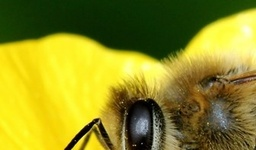
#> input picture saved_patches/tile1_1.jpg, 256 x 150 px, shrunk from 336 x 197 before the run
$ python GIF.py
#> lines starting #> are read from the running program, lines starting #| are printed output that depends on the picture
from PIL import Image
import imageio
import os
import imageio.v3
from tkinter import filedialog, Tk
from pathlib import Path
import glob


def create_image(i, j, color):
    image = Image.new("RGB", (i, j), color)
    return image

def difference(value1, value2):
    "Compute difference between two pixels value"
    a = abs(value1 - value2)
    if a > 255:
        a = a - 255
    else:
        pass
    return int(a)

def get_pixel(image, i, j):
    width, height = image.size
    if i > width or j > height:
        return None
    pixel = image.getpixel((i, j))
    return pixel


def Roznica(image_1, image_2):

    width1, height1 = image_1.size
    width2, height2 = image_2.size

    if width1 > width2:
        width = width1
    elif width1 == width2:
        width = width1
    else:
        width = width2

    if height1 > height2:
        height = height1
    elif height1 == height2:
        height = height1
    else:
        height = height2

    new_image = create_image(width, height, "black")
    pixels = new_image.load()
    width_1, height_1 = image_1.size
    width_2, height_2 = image_2.size

    for i in range(width):
        for j in range(height):

            if ((width_2<i+1<=width_1)and j+1<=height_1)or((height_2<j+1<=height_1)and i+1<=width_1):
                pixel = get_pixel(image_1, i, j)
                pixels[i, j] = (pixel[0], pixel[1],pixel[2])
            elif ((width_1<i+1<=width_2) and j+1<=height_2)or((height_1<j+1<=height_2)and i+1<=width_2):
                pixel2 = get_pixel(image_2, i, j)
                pixels[i, j] = (pixel2[0], pixel2[1],pixel2[2])
            elif (i+1>width_1 and j+1>height_2)or(i+1>width_2 and j+1>height_1) :
                pixels[i, j] = (0, 0, 0)
            else:
                pixel_1 = get_pixel(image_1, i, j)
                pixel_2 = get_pixel(image_2, i, j)
                pixels[i, j] = (difference(pixel_1[0],pixel_2[0]),difference(pixel_1[1],pixel_2[1]),difference(pixel_1[2],pixel_2[2]))

    return new_image

def fill_picture(base_image, new_image):
    width_b, height_b = base_image.size
    width_n, height_n = new_image.size
    image_0 = create_image(width_b, height_b,'black')
    pixels_0 = image_0.load()
    for i in range(width_n):
        for j in range(height_n):
            if (i >= width_b or j >= height_b):
                pass
            else:
                if (i > width_n or j > height_n):
                    return None
                else:
                    pixel_n = get_pixel(new_image, i, j)
                    pixels_0[i, j] = (pixel_n[0], pixel_n[1], pixel_n[2])
    return image_0

def roznica_obraz(image_begin, image_end, step):
    """

    :param image_begin: obrazek początkowy od którego odejmujemy
    :param image_end: obrazek który odejmujemy
    :param step: ilość przejść
    :return:
    """
    (width, height) = image_begin.size
    image_rozn = create_image(width, height, "black")
    pixels_rozn = image_rozn.load()
    for i in range(width):
        for j in range(height):
            pixel_begin = get_pixel(image_begin, i, j)
            pixel_end = get_pixel(image_end, i, j)
            pixels_rozn[i, j] = (int(round(((((pixel_end[0]-pixel_begin[0])) / step)), 0)),
                                 int(round(((((pixel_end[1]-pixel_begin[1])) / step)), 0)),
                                 int(round(((((pixel_end[2]-pixel_begin[2])) / step)), 0)))
    return pixels_rozn

def zapis_giff(folder,wynik):
    images = list()
    for file in Path(folder).iterdir():

        if not file.is_file():
            continue
        images.append(imageio.v3.imread(file))

    for file in Path(folder).iterdir():
        head_tail = os.path.split(file)
        t=head_tail[1]
        r=t[7:].split(".")
        p=int(r[0])

        if not file.is_file():
            continue
        images[p-1]=(imageio.v3.imread(file))


    imageio.mimsave(f"{wynik}/giff.gif", images, duration = 0.2)

def pictures_to_giff():
    root = Tk()
    root.withdraw()
    base1 = filedialog.askopenfilename(parent=root,initialdir="\\",
        title="Wybierz pierwszy obraz",filetypes=(("Image files","*.jpg*"),("all files","*.*")))
#> the answer given: saved_patches/tile1_1.jpg
    base1.replace('\\', '/')
    image_1=Image.open(base1)
#> image_1 is the input picture: PIL image 256x150 RGB; mean R, G, B 143.6, 140.4, 34.3
    base2 = filedialog.askopenfilename(initialdir="\\",
        title="Wybierz drugi obraz",filetypes=(("Image files","*.jpg*"),("all files","*.*")))
#> the answer given: saved_patches/tile1_2.jpg
    base2.replace('\\', '/')
    image_2 = Image.open(base2)
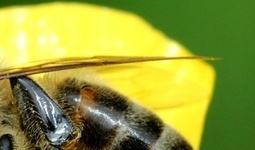
#> input picture saved_patches/tile1_2.jpg, 255 x 150 px, shrunk from 335 x 197 before the run
#> image_2 is the input picture: PIL image 255x150 RGB; mean R, G, B 149.2, 157.6, 56.9
    print("Wybierz folder w którym zostaną umieszczone obrazy")
    folder = filedialog.askdirectory(title="Wybierz folder w którym zostaną umieszczone obrazy")
#> the answer given: saved_patches
    folder.replace('\\', '/')
    print("Wybierz folder w którym zostanie umieszczony wynikowy gif")
    wynik = filedialog.askdirectory(title="Wybierz folder w którym zostanie umieszczony wynikowy gif")
#> the answer given: saved_patches
    wynik.replace('\\', '/')
    step=int(input("Podaj ilość kroków"))
#> the answer given: 3

    roznica = Roznica(image_1, image_2)
#> in create_image, `image = Image.new("RGB", (i, j), color)`: image: PIL image 256x150 RGB; every value is 0
#> the loop in Roznica, `for i in range(width):` made 256 passes
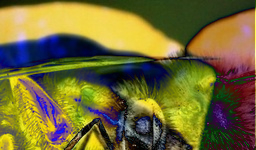
#> roznica: PIL image 256x150 RGB; mean R, G, B 114.6, 106, 51.7
    width_R, height_R = roznica.size
    width_1, height_1 = image_1.size
    width_2, height_2 = image_2.size
    image_b = fill_picture(roznica, image_1)
    image_f = fill_picture(roznica, image_2)
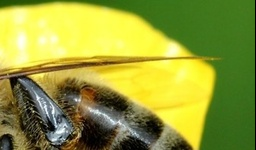
#> image_f: PIL image 256x150 RGB; mean R, G, B 148.7, 157, 56.7

    krok = 1
    while krok <= (step+1):

        image_p=image_b
        image_p.save(folder+"/obrazek" + str(krok) + '.jpg', 'JPEG')
        pixels_p = image_p.load()
        for i in range(width_R):
            for j in range(height_R):
                #pixel_r = get_pixel(image_r, i, j)
                pixel_b = get_pixel(image_b, i, j)
                pixel_f = get_pixel(image_f, i, j)
                pixel_p=get_pixel(image_p, i, j)
                pixels_p[i, j] = (int(round((pixel_p[0] + (((pixel_f[0]-pixel_b[0]))/step)),0)),
                                  int(round((pixel_p[1] + (((pixel_f[1]-pixel_b[1]))/step)),0)),
                                  int(round((pixel_p[2] + (((pixel_f[2]-pixel_b[2]))/step)),0)))
        krok += 1
#> this loop made 4 passes
#> pass 2, in pictures_to_giff, `image_p=image_b`:
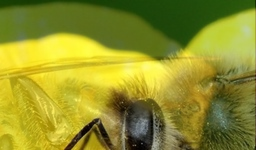
#> image_p: PIL image 256x150 RGB; mean R, G, B 145.3, 145.9, 41.8
#> pass 3, in pictures_to_giff, `image_p=image_b`:
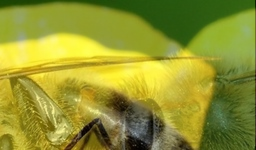
#> image_p: PIL image 256x150 RGB; mean R, G, B 146.4, 149.6, 46.7
#> after the loop:
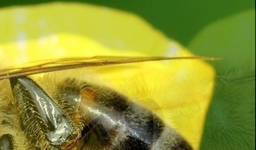
#> image_b: PIL image 256x150 RGB; mean R, G, B 147.7, 153.7, 52.3
    zapis_giff(folder,wynik)
    print("Giff gotowy, zapisany we wskazanej lokalizacji")
    return

#> (the run stopped early here; a loop or call above may not have finished)
